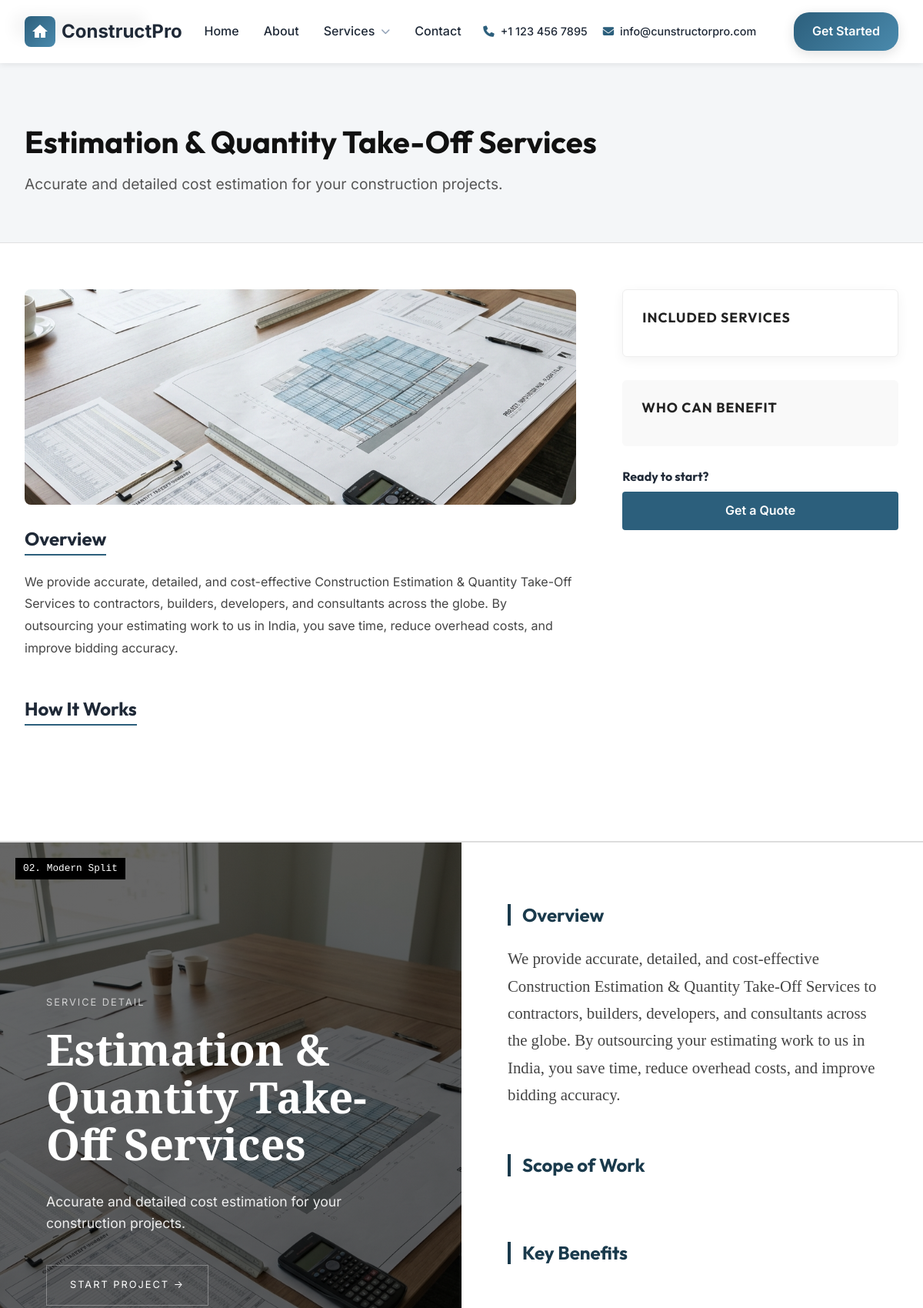
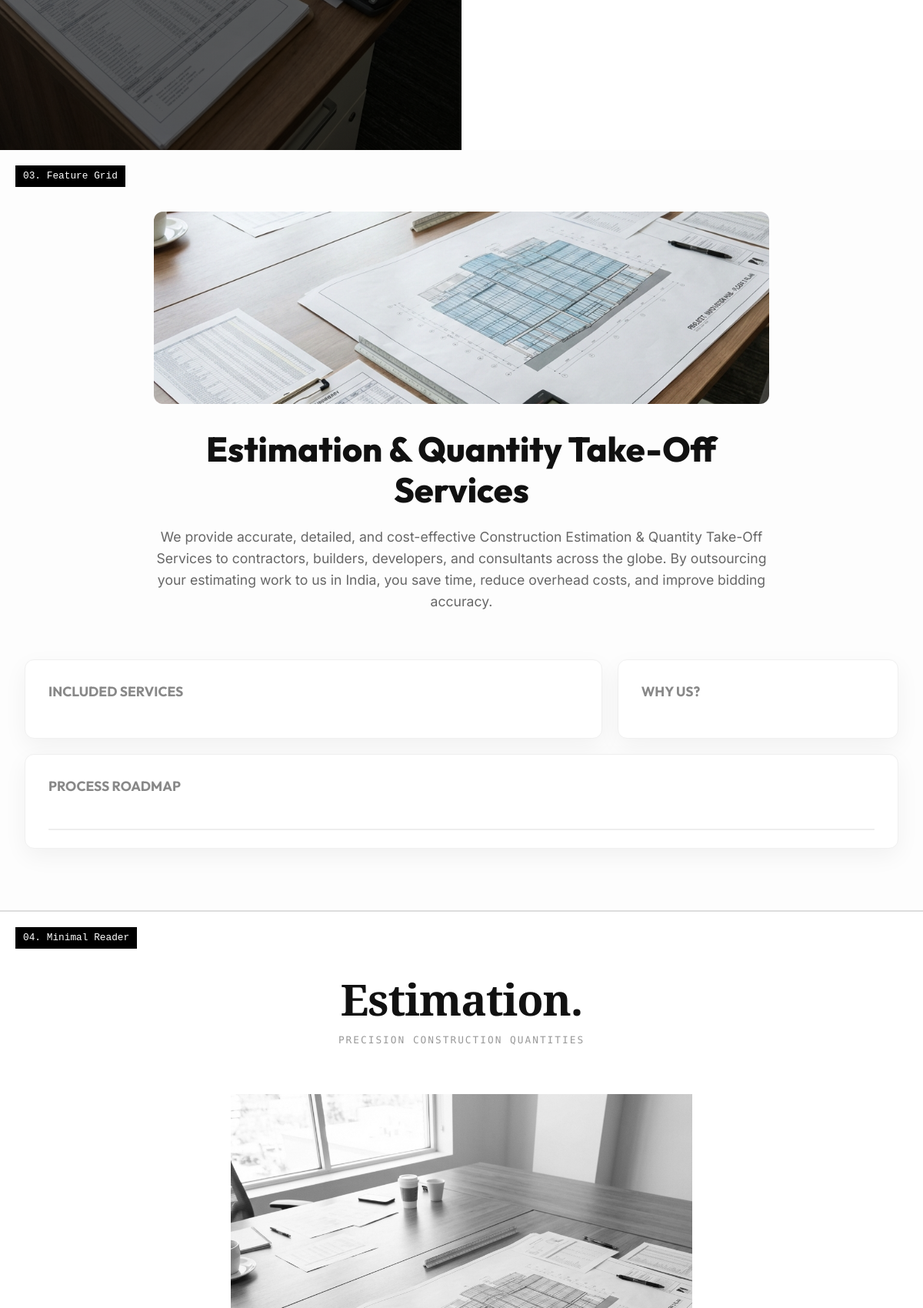
The app's page /service-detail-variants/ (upper part) with its own data (2 pictures, top to bottom).
### main/models.py (models this page shows, shortened)
class Service(models.Model):
    title = models.CharField(max_length=200)
    subtitle = models.CharField(max_length=300, blank=True)
    slug = models.SlugField(unique=True, blank=True)
    icon = models.CharField(max_length=50, help_text="Icon class name (e.g., 'calculator')")
    image = models.CharField(max_length=200, blank=True, help_text="Path to service image (e.g., 'services/estimation.png')")
    overview = models.TextField(blank=True)
    order = models.IntegerField(default=0)
    class Meta:
        ordering = ['order']

### main/views.py (the view)
# urls.py: path('service-detail-variants/', views.service_detail_variants, name='service_detail_variants'),
def service_detail_variants(request):
    service = Service.objects.first()
    context = {
        'service': service
    }
    return render(request, 'service_detail_variants.html', context)

### main/context_processors.py (called while the page is built)
def footer_services(request):
    services = Service.objects.all().order_by('order')
    return {'footer_services': services, 'global_services': services}

### templates/service_detail_variants.html (shortened to what this page needs)
{% extends 'base.html' %}
{% load static %}
{% block extra_css %}
<link rel="stylesheet" href="{% static 'css/service-detail-variants.css' %}">
{% endblock %}
{% block content %}
<section id="layout-1" class="layout-wrapper layout-sidebar">
    <div class="layout-label">01. Classic Sidebar</div>
    <div class="ls-hero">
        <div class="container">
            <h1>{{ service.title }}</h1>
            <p class="ls-lead">{{ service.subtitle }}</p>
        </div>
    </div>
    <div class="container ls-container">
        <div class="ls-main">
            {% if service.image %}
            <div class="ls-image-wrapper" style="margin-bottom: 30px;">
                <img src="{% static 'images/' %}{{ service.image }}" alt="{{ service.title }}"
                    style="width: 100%; height: 280px; object-fit: cover; border-radius: 8px;">
            </div>
            {% endif %}
            <div class="ls-block">
                <h2>Overview</h2>
                <p>{{ service.overview }}</p>
            </div>
            <div class="ls-block">
                <h2>How It Works</h2>
            </div>
        </div>
        <aside class="ls-sidebar">
            <div class="ls-widget ls-widget-primary">
                <h3>Included Services</h3>
            </div>
            <div class="ls-widget">
                <h3>Who Can Benefit</h3>
            </div>
            <div class="ls-cta-box">
                <h4>Ready to start?</h4>
                <a href="#" class="btn-sidebar">Get a Quote</a>
            </div>
        </aside>
    </div>
</section>
<section id="layout-2" class="layout-wrapper layout-split">
    <div class="layout-label">02. Modern Split</div>
    <div class="split-container">
        <div class="split-left"
            style="background-image: linear-gradient(rgba(0,0,0,0.6), rgba(0,0,0,0.6)), url('{% static 'images/' %}{{ service.image }}'); background-size: cover; background-position: center; color: white;">
            <div class="split-content-fixed">
                <span class="split-eyebrow">Service Detail</span>
                <h1>{{ service.title }}</h1>
                <p>{{ service.subtitle }}</p>
                <a href="#" class="btn-split">Start Project →</a>
            </div>
        </div>
        <div class="split-right">
            <div class="split-section">
                <h3>Overview</h3>
                <p class="split-text-lg">{{ service.overview }}</p>
            </div>
            <div class="split-section">
                <h3>Scope of Work</h3>
            </div>
            <div class="split-section">
                <h3>Key Benefits</h3>
            </div>
        </div>
    </div>
</section>
<section id="layout-3" class="layout-wrapper layout-grid">
    <div class="layout-label">03. Feature Grid</div>
    <div class="container">
        <div class="lg-header">
            {% if service.image %}
            <div class="lg-banner"
                style="width: 100%; height: 250px; overflow: hidden; border-radius: 12px; margin-bottom: 2rem;">
                <img src="{% static 'images/' %}{{ service.image }}"
                    style="width: 100%; height: 100%; object-fit: cover;">
            </div>
            {% endif %}
            <h1>{{ service.title }}</h1>
            <p>{{ service.overview }}</p>
        </div>
        <div class="lg-dashboard">
            <div class="lg-card lg-span-2">
                <h3>Included Services</h3>
            </div>
            <div class="lg-card">
                <h3>Why Us?</h3>
            </div>
            <div class="lg-card lg-span-3">
                <h3>Process Roadmap</h3>
                <div class="lg-timeline">
                </div>
            </div>
        </div>
    </div>
</section>
<section id="layout-4" class="layout-wrapper layout-minimal">
    <div class="layout-label">04. Minimal Reader</div>
    <div class="lm-container">
        <header class="lm-header">
            <h1>Estimation.</h1>
            <p class="lm-subtitle">Precision Construction Quantities</p>
        </header>
        <div class="lm-body">
            {% if service.image %}
            <div class="lm-image" style="margin: 0 auto 3rem; max-width: 600px;">
                <img src="{% static 'images/' %}{{ service.image }}"
                    style="width: 100%; height: auto; filter: grayscale(100%);">
            </div>
            {% endif %}
        </div>
    </div>
</section>
{% endblock %}

### static/css/style.css (style rules this page uses)
:root { --primary-color: #2C5F7C; --primary-dark: #1A3D52; --primary-light: #4A8AAD; --secondary-color: #4A8AAD; --accent-color: #F4E8D8; --text-dark: #1F2937; --text-light: #6B7280; --text-white: #FFFFFF; --bg-light: #FFFFFF; --bg-cream: #FAF8F5; --bg-dark: #1F2937; --gradient-primary: linear-gradient(135deg, #2C5F7C 0%, #4A8AAD 100%); --gradient-warm: linear-gradient(135deg, #F4E8D8 0%, #D4745E 50%, #C86550 100%); --gradient-overlay: linear-gradient(135deg, rgba(44, 95, 124, 0.95) 0%, rgba(74, 138, 173, 0.85) 100%); --spacing-xs: 0.5rem; --spacing-sm: 1rem; --spacing-md: 2rem; --spacing-lg: 4rem; --spacing-xl: 6rem; --font-primary: 'Inter', -apple-system, BlinkMacSystemFont, 'Segoe UI', sans-serif; --font-heading: 'Outfit', 'Inter', sans-serif; --shadow-sm: 0 2px 8px rgba(0, 0, 0, 0.08); --shadow-md: 0 4px 16px rgba(0, 0, 0, 0.12); --shadow-lg: 0 8px 32px rgba(0, 0, 0, 0.16); --shadow-xl: 0 16px 48px rgba(0, 0, 0, 0.2); --radius-sm: 8px; --radius-md: 12px; --radius-lg: 20px; --radius-xl: 32px; --radius-full: 50%; --transition-fast: 0.2s ease; --transition-base: 0.3s ease; --transition-slow: 0.5s ease; }
* { margin: 0; padding: 0; box-sizing: border-box; }
html { scroll-behavior: smooth; }
body { font-family: var(--font-primary); color: var(--text-dark); line-height: 1.6; background-color: var(--bg-light); overflow-x: hidden; }
h1, h2, h3, h4, h5, h6 { font-family: var(--font-heading); font-weight: 700; line-height: 1.2; }
h1 { font-size: clamp(2.5rem, 5vw, 4rem); }
h2 { font-size: clamp(2rem, 4vw, 3rem); }
h3 { font-size: clamp(1.5rem, 3vw, 2rem); }
a { text-decoration: none; color: inherit; transition: var(--transition-base); }
img { max-width: 100%; height: auto; display: block; }
.container { max-width: 1200px; margin: 0 auto; padding: 0 var(--spacing-md); }
html { scroll-padding-top: 80px; }

### records on screen
Service: title "Estimation & Quantity Take-Off Services", subtitle "Accurate and detailed cost estimation for your construction projects.", image (picture), overview "We provide accurate, detailed, and cost-effective Construction Estimation & Quantity Take-Off Services to contractors, builders, developers, and consultants across the globe. By outsourcing your estimating work to us in India, you save time, reduce overhead costs, and improve bidding accuracy."
